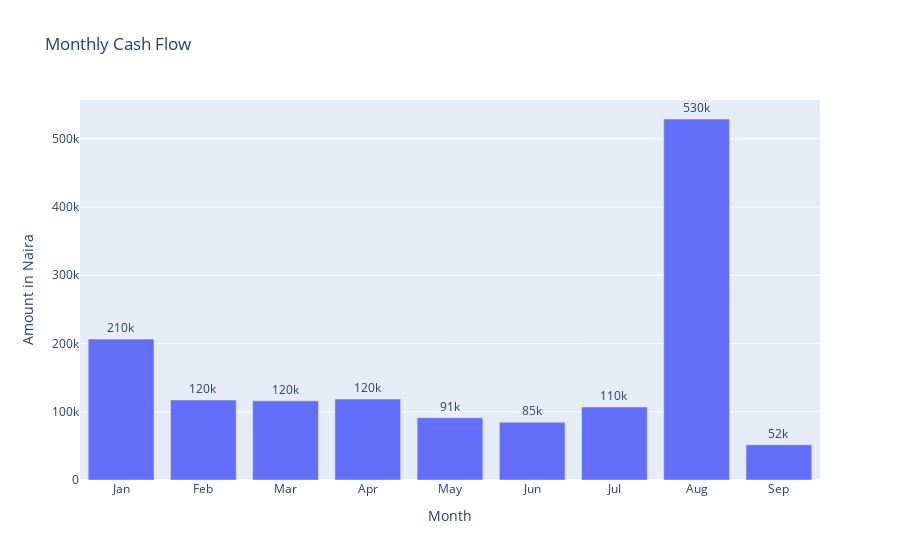

The notebook cell saved with this chart:
### Code cell
trace = px.bar(yr_2022,
    x='month',
    y='amount',
    text_auto = '.2s',
    labels={'month':'Month', 'amount':'Amount in Naira'},
    title='Monthly Cash Flow'
)
trace.update_traces(textposition='outside', cliponaxis=False)
trace

### Figure 1 — Plotly figure (JSON) as saved in the notebook; plotly's stock layout.template omitted (floating-point values rounded to 4 significant figures)
{"data": [{"alignmentgroup": "True", "cliponaxis": false, "hovertemplate": "Month=%{x}<br>Amount in Naira=%{y}<extra></extra>", "legendgroup": "", "marker": {"color": "#636efa", "pattern": {"shape": ""}}, "name": "", "offsetgroup": "", "orientation": "v", "showlegend": false, "textposition": "outside", "texttemplate": "%{y:.2s}", "type": "bar", "x": ["Jan", "Feb", "Mar", "Apr", "May", "Jun", "Jul", "Aug", "Sep"], "xaxis": "x", "y": [206500.0, 117200.0, 116000.0, 118605, 91240.0, 84720.0, 107100.0, 529000.0, 51720.0], "yaxis": "y"}], "layout": {"barmode": "relative", "legend": {"tracegroupgap": 0}, "title": {"text": "Monthly Cash Flow"}, "xaxis": {"anchor": "y", "domain": [0, 1], "title": {"text": "Month"}}, "yaxis": {"anchor": "x", "domain": [0, 1], "title": {"text": "Amount in Naira"}}}}
